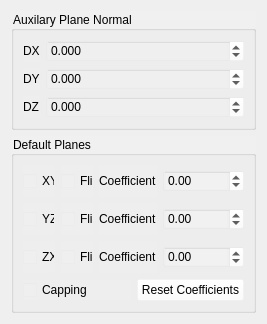
<?xml version="1.0" encoding="UTF-8"?>
<ui version="4.0">
 <class>ClippingPlanesEditor</class>
 <widget class="QWidget" name="ClippingPlanesEditor">
  <property name="geometry">
   <rect>
    <x>0</x>
    <y>0</y>
    <width>257</width>
    <height>293</height>
   </rect>
  </property>
  <property name="windowTitle">
   <string>Dialog</string>
  </property>
  <property name="windowOpacity">
   <double>1.000000000000000</double>
  </property>
  <layout class="QGridLayout" name="gridLayout">
   <item row="0" column="0">
    <widget class="QGroupBox" name="groupBox">
     <property name="styleSheet">
      <string notr="true">background-color: rgba(255, 255, 255, 5%);</string>
     </property>
     <property name="title">
      <string>Auxilary Plane Normal</string>
     </property>
     <layout class="QGridLayout" name="gridLayout_3">
      <item row="0" column="0">
       <widget class="QLabel" name="label_4">
        <property name="text">
         <string>DX</string>
        </property>
       </widget>
      </item>
      <item row="0" column="1">
       <widget class="QDoubleSpinBox" name="doubleSpinBoxDX">
        <property name="sizePolicy">
         <sizepolicy hsizetype="MinimumExpanding" vsizetype="Fixed">
          <horstretch>0</horstretch>
          <verstretch>0</verstretch>
         </sizepolicy>
        </property>
        <property name="decimals">
         <number>3</number>
        </property>
        <property name="minimum">
         <double>-1.000000000000000</double>
        </property>
        <property name="maximum">
         <double>1.000000000000000</double>
        </property>
        <property name="singleStep">
         <double>0.010000000000000</double>
        </property>
       </widget>
      </item>
      <item row="1" column="0">
       <widget class="QLabel" name="label_5">
        <property name="text">
         <string>DY</string>
        </property>
       </widget>
      </item>
      <item row="1" column="1">
       <widget class="QDoubleSpinBox" name="doubleSpinBoxDY">
        <property name="sizePolicy">
         <sizepolicy hsizetype="MinimumExpanding" vsizetype="Fixed">
          <horstretch>0</horstretch>
          <verstretch>0</verstretch>
         </sizepolicy>
        </property>
        <property name="decimals">
         <number>3</number>
        </property>
        <property name="minimum">
         <double>-1.000000000000000</double>
        </property>
        <property name="maximum">
         <double>1.000000000000000</double>
        </property>
        <property name="singleStep">
         <double>0.010000000000000</double>
        </property>
       </widget>
      </item>
      <item row="2" column="0">
       <widget class="QLabel" name="label_6">
        <property name="text">
         <string>DZ</string>
        </property>
       </widget>
      </item>
      <item row="2" column="1">
       <widget class="QDoubleSpinBox" name="doubleSpinBoxDZ">
        <property name="sizePolicy">
         <sizepolicy hsizetype="MinimumExpanding" vsizetype="Fixed">
          <horstretch>0</horstretch>
          <verstretch>0</verstretch>
         </sizepolicy>
        </property>
        <property name="decimals">
         <number>3</number>
        </property>
        <property name="minimum">
         <double>-1.000000000000000</double>
        </property>
        <property name="maximum">
         <double>1.000000000000000</double>
        </property>
        <property name="singleStep">
         <double>0.010000000000000</double>
        </property>
       </widget>
      </item>
     </layout>
    </widget>
   </item>
   <item row="1" column="0">
    <widget class="QGroupBox" name="groupBox_2">
     <property name="styleSheet">
      <string notr="true">background-color: rgba(255, 255, 255, 5%);</string>
     </property>
     <property name="title">
      <string>Default Planes</string>
     </property>
     <layout class="QGridLayout" name="gridLayout_2">
      <item row="0" column="0">
       <layout class="QHBoxLayout" name="horizontalLayout_3">
        <item>
         <widget class="QCheckBox" name="checkBoxZX">
          <property name="minimumSize">
           <size>
            <width>32</width>
            <height>32</height>
           </size>
          </property>
          <property name="text">
           <string>XY</string>
          </property>
          <property name="checkable">
           <bool>true</bool>
          </property>
         </widget>
        </item>
        <item>
         <widget class="QCheckBox" name="checkBoxFlipZX">
          <property name="minimumSize">
           <size>
            <width>32</width>
            <height>32</height>
           </size>
          </property>
          <property name="text">
           <string>Flip</string>
          </property>
          <property name="checkable">
           <bool>true</bool>
          </property>
         </widget>
        </item>
        <item>
         <widget class="QLabel" name="label_3">
          <property name="text">
           <string>Coefficient</string>
          </property>
         </widget>
        </item>
        <item>
         <widget class="QDoubleSpinBox" name="doubleSpinBoxZXCoeff">
          <property name="sizePolicy">
           <sizepolicy hsizetype="MinimumExpanding" vsizetype="Fixed">
            <horstretch>0</horstretch>
            <verstretch>0</verstretch>
           </sizepolicy>
          </property>
          <property name="styleSheet">
           <string notr="true">background-color: rgba(255, 255, 255, 10%);</string>
          </property>
          <property name="minimum">
           <double>-99999.000000000000000</double>
          </property>
          <property name="maximum">
           <double>99999.000000000000000</double>
          </property>
         </widget>
        </item>
       </layout>
      </item>
      <item row="1" column="0">
       <layout class="QHBoxLayout" name="horizontalLayout">
        <item>
         <widget class="QCheckBox" name="checkBoxXY">
          <property name="minimumSize">
           <size>
            <width>32</width>
            <height>32</height>
           </size>
          </property>
          <property name="text">
           <string>YZ</string>
          </property>
          <property name="checkable">
           <bool>true</bool>
          </property>
         </widget>
        </item>
        <item>
         <widget class="QCheckBox" name="checkBoxFlipXY">
          <property name="minimumSize">
           <size>
            <width>32</width>
            <height>32</height>
           </size>
          </property>
          <property name="text">
           <string>Flip</string>
          </property>
          <property name="checkable">
           <bool>true</bool>
          </property>
         </widget>
        </item>
        <item>
         <widget class="QLabel" name="label">
          <property name="text">
           <string>Coefficient</string>
          </property>
         </widget>
        </item>
        <item>
         <widget class="QDoubleSpinBox" name="doubleSpinBoxXYCoeff">
          <property name="sizePolicy">
           <sizepolicy hsizetype="MinimumExpanding" vsizetype="Fixed">
            <horstretch>0</horstretch>
            <verstretch>0</verstretch>
           </sizepolicy>
          </property>
          <property name="autoFillBackground">
           <bool>false</bool>
          </property>
          <property name="styleSheet">
           <string notr="true">background-color: rgba(255, 255, 255, 10%);</string>
          </property>
          <property name="minimum">
           <double>-99999.000000000000000</double>
          </property>
          <property name="maximum">
           <double>99999.000000000000000</double>
          </property>
         </widget>
        </item>
       </layout>
      </item>
      <item row="2" column="0">
       <layout class="QHBoxLayout" name="horizontalLayout_2">
        <item>
         <widget class="QCheckBox" name="checkBoxYZ">
          <property name="minimumSize">
           <size>
            <width>32</width>
            <height>32</height>
           </size>
          </property>
          <property name="text">
           <string>ZX</string>
          </property>
          <property name="checkable">
           <bool>true</bool>
          </property>
         </widget>
        </item>
        <item>
         <widget class="QCheckBox" name="checkBoxFlipYZ">
          <property name="minimumSize">
           <size>
            <width>32</width>
            <height>32</height>
           </size>
          </property>
          <property name="text">
           <string>Flip</string>
          </property>
          <property name="checkable">
           <bool>true</bool>
          </property>
         </widget>
        </item>
        <item>
         <widget class="QLabel" name="label_2">
          <property name="text">
           <string>Coefficient</string>
          </property>
         </widget>
        </item>
        <item>
         <widget class="QDoubleSpinBox" name="doubleSpinBoxYZCoeff">
          <property name="sizePolicy">
           <sizepolicy hsizetype="MinimumExpanding" vsizetype="Fixed">
            <horstretch>0</horstretch>
            <verstretch>0</verstretch>
           </sizepolicy>
          </property>
          <property name="styleSheet">
           <string notr="true">background-color: rgba(255, 255, 255, 10%);</string>
          </property>
          <property name="minimum">
           <double>-99999.000000000000000</double>
          </property>
          <property name="maximum">
           <double>99999.000000000000000</double>
          </property>
         </widget>
        </item>
       </layout>
      </item>
      <item row="3" column="0">
       <layout class="QHBoxLayout" name="horizontalLayout_4">
        <item>
         <widget class="QCheckBox" name="checkBoxCapping">
          <property name="text">
           <string>Capping</string>
          </property>
         </widget>
        </item>
        <item>
         <widget class="QPushButton" name="pushButtonResetCoeffs">
          <property name="text">
           <string>Reset Coefficients</string>
          </property>
         </widget>
        </item>
       </layout>
      </item>
     </layout>
    </widget>
   </item>
  </layout>
 </widget>
 <tabstops>
  <tabstop>doubleSpinBoxDX</tabstop>
  <tabstop>doubleSpinBoxDY</tabstop>
  <tabstop>doubleSpinBoxDZ</tabstop>
  <tabstop>doubleSpinBoxXYCoeff</tabstop>
  <tabstop>doubleSpinBoxYZCoeff</tabstop>
  <tabstop>doubleSpinBoxZXCoeff</tabstop>
  <tabstop>checkBoxXY</tabstop>
  <tabstop>checkBoxYZ</tabstop>
  <tabstop>checkBoxZX</tabstop>
  <tabstop>checkBoxFlipXY</tabstop>
  <tabstop>checkBoxFlipZX</tabstop>
  <tabstop>checkBoxFlipYZ</tabstop>
 </tabstops>
 <resources/>
 <connections/>
</ui>
